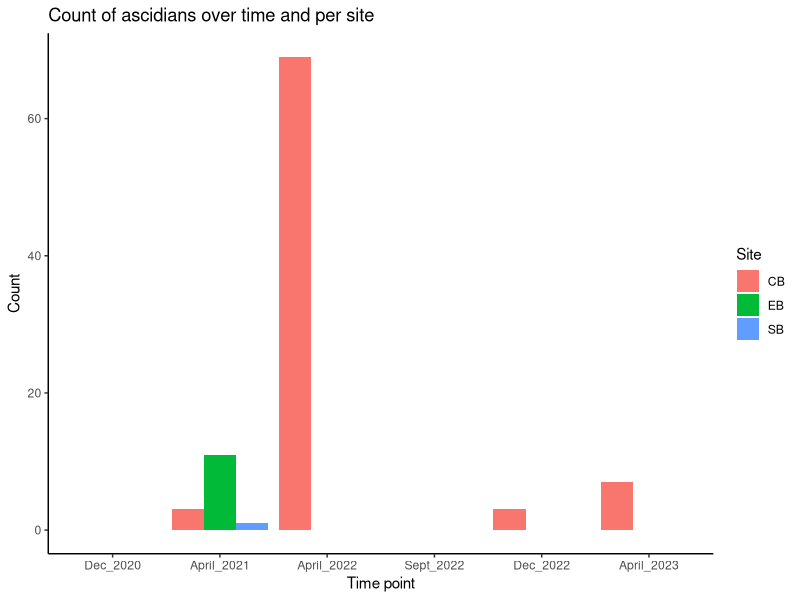

The R script that drew this image:
## ---- chunk 1
rm(list=ls())
library(tidyverse)
library(dplyr)
library(readxl)
## ---- chunk 2
benthic.data <- read_excel("Benthic_cover.xlsx")
## ---- chunk 3
ascidians.full <- benthic.data[, c("Image ID", "Image name", "TP", "Site", "Transect_ID", "Transect_no", "ASCD")]
## ---- chunk 4
month_year <- strsplit(ascidians.full$TP, "_")
month <- sapply(month_year, function(x) x[1])
year <- sapply(month_year, function(x) x[2])
months <- c("January", "February", "March", "April", "May", "June", "July",
            "August", "Sept", "October", "November", "Dec") 
            # Sept and Dec because that's how they're saved in ascidians.full
month_numeric <- match(month, months)
year_numeric <- as.numeric(year)
date <- as.Date(paste(year_numeric, month_numeric, "01", sep = "-"))

# Save the date in a new column, other than TP
ascidians.full$Date <- date
## ---- chunk 5
# Summed up cover = how many is there
ascidians.sum <- ascidians.full %>%
  group_by(TP, Site, Date) %>%
  summarize(sum_cover = sum(ASCD))

# remove NAs first
ascidians.sum <- na.omit(ascidians.sum)

# order the TPs
# this does not work because then the 69 ASCD suddenly show up in April 2022, not April 2023
ascidians.sum$TP <- as.factor(ascidians.sum$TP)
levels(ascidians.sum$TP) <- c("Dec_2020", "April_2021", "April_2022", "Sept_2022", "Dec_2022",  "April_2023")

# simple plot
ggplot(ascidians.sum, aes(x = TP, y = sum_cover, fill = Site)) +
  geom_bar(stat = "identity", position = "dodge") +
  labs(x = "Time point", y = "Count", fill = "Site") +
  ggtitle("Count of ascidians over time and per site") +
  theme_classic()


# Mean cover = on average, how many is there per TP and Site
# ascidians.mean <- 
